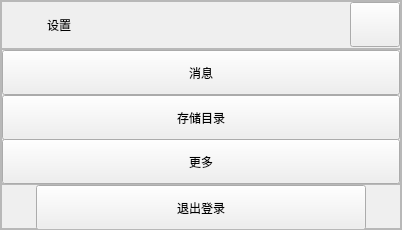
        <widget class="QFrame" name="settingBox">
         <property name="minimumSize">
          <size>
           <width>0</width>
           <height>0</height>
          </size>
         </property>
         <property name="maximumSize">
          <size>
           <width>0</width>
           <height>16777215</height>
          </size>
         </property>
         <property name="frameShape">
          <enum>QFrame::StyledPanel</enum>
         </property>
         <property name="frameShadow">
          <enum>QFrame::Raised</enum>
         </property>
         <layout class="QVBoxLayout" name="verticalLayout_22">
          <property name="spacing">
           <number>0</number>
          </property>
          <property name="leftMargin">
           <number>0</number>
          </property>
          <property name="topMargin">
           <number>0</number>
          </property>
          <property name="rightMargin">
           <number>0</number>
          </property>
          <property name="bottomMargin">
           <number>0</number>
          </property>
          <item>
           <widget class="QFrame" name="settingBar">
            <property name="minimumSize">
             <size>
              <width>400</width>
              <height>48</height>
             </size>
            </property>
            <property name="frameShape">
             <enum>QFrame::StyledPanel</enum>
            </property>
            <property name="frameShadow">
             <enum>QFrame::Raised</enum>
            </property>
            <layout class="QHBoxLayout" name="horizontalLayout_14">
             <property name="spacing">
              <number>0</number>
             </property>
             <property name="leftMargin">
              <number>0</number>
             </property>
             <property name="topMargin">
              <number>0</number>
             </property>
             <property name="rightMargin">
              <number>0</number>
             </property>
             <property name="bottomMargin">
              <number>0</number>
             </property>
             <item>
              <widget class="QLabel" name="setting_label_2">
               <property name="minimumSize">
                <size>
                 <width>45</width>
                 <height>45</height>
                </size>
               </property>
               <property name="maximumSize">
                <size>
                 <width>45</width>
                 <height>16777215</height>
                </size>
               </property>
               <property name="text">
                <string/>
               </property>
              </widget>
             </item>
             <item>
              <widget class="QLabel" name="settingBar_label">
               <property name="minimumSize">
                <size>
                 <width>0</width>
                 <height>45</height>
                </size>
               </property>
               <property name="text">
                <string>设置</string>
               </property>
              </widget>
             </item>
             <item>
              <widget class="QPushButton" name="btn_setting_return">
               <property name="minimumSize">
                <size>
                 <width>50</width>
                 <height>45</height>
                </size>
               </property>
               <property name="maximumSize">
                <size>
                 <width>50</width>
                 <height>16777215</height>
                </size>
               </property>
               <property name="text">
                <string/>
               </property>
              </widget>
             </item>
            </layout>
           </widget>
          </item>
          <item>
           <widget class="QFrame" name="setting_header">
            <property name="maximumSize">
             <size>
              <width>16777215</width>
              <height>135</height>
             </size>
            </property>
            <property name="frameShape">
             <enum>QFrame::StyledPanel</enum>
            </property>
            <property name="frameShadow">
             <enum>QFrame::Raised</enum>
            </property>
            <layout class="QVBoxLayout" name="verticalLayout_5">
             <property name="spacing">
              <number>0</number>
             </property>
             <property name="leftMargin">
              <number>0</number>
             </property>
             <property name="topMargin">
              <number>0</number>
             </property>
             <property name="rightMargin">
              <number>0</number>
             </property>
             <property name="bottomMargin">
              <number>0</number>
             </property>
             <item>
              <widget class="QPushButton" name="btn_message">
               <property name="minimumSize">
                <size>
                 <width>0</width>
                 <height>45</height>
                </size>
               </property>
               <property name="text">
                <string>消息</string>
               </property>
              </widget>
             </item>
             <item>
              <widget class="QPushButton" name="btn_file">
               <property name="minimumSize">
                <size>
                 <width>0</width>
                 <height>45</height>
                </size>
               </property>
               <property name="text">
                <string>存储目录</string>
               </property>
              </widget>
             </item>
             <item>
              <widget class="QPushButton" name="btn_more">
               <property name="minimumSize">
                <size>
                 <width>0</width>
                 <height>45</height>
                </size>
               </property>
               <property name="text">
                <string>更多</string>
               </property>
              </widget>
             </item>
            </layout>
           </widget>
          </item>
          <item>
           <widget class="QFrame" name="setting_body">
            <property name="sizePolicy">
             <sizepolicy hsizetype="Expanding" vsizetype="Expanding">
              <horstretch>0</horstretch>
              <verstretch>0</verstretch>
             </sizepolicy>
            </property>
            <property name="frameShape">
             <enum>QFrame::StyledPanel</enum>
            </property>
            <property name="frameShadow">
             <enum>QFrame::Raised</enum>
            </property>
            <widget class="QTextEdit" name="about_box">
             <property name="geometry">
              <rect>
               <x>10</x>
               <y>0</y>
               <width>380</width>
               <height>580</height>
              </rect>
             </property>
             <property name="minimumSize">
              <size>
               <width>380</width>
               <height>580</height>
              </size>
             </property>
             <property name="maximumSize">
              <size>
               <width>339</width>
               <height>16777215</height>
              </size>
             </property>
             <property name="readOnly">
              <bool>true</bool>
             </property>
             <property name="markdown">
              <string>**About PyGibird**

       PyGibird GUI is very much based on the open source project of Mr.
Wanderson M. Pimenta, and if you have seen his work, you will definitely find
the style very similar. If you are a beginner like me, his work must be very
helpful to you. Here is the link to his project: 

https://github.com/Wanderson-Magalhaes/Modern_GUI_PyDracula_PySide6_or_PyQt6.

       During the experience you may find that some of the interfaces are not
available, either because of time limit or because they involve the processing
of some data for my thesis. I'm sorry for any trouble caused by this, and since
the author is not a computer science major, please understand the code style.

**Convert UI**

pyside6-uic name.ui &gt; ui_name.py

**Convert QRC**

pyside6-rcc name.qrc -o name_rc.py

</string>
             </property>
             <property name="html">
              <string>&lt;!DOCTYPE HTML PUBLIC &quot;-//W3C//DTD HTML 4.0//EN&quot; &quot;http://www.w3.org/TR/REC-html40/strict.dtd&quot;&gt;
&lt;html&gt;&lt;head&gt;&lt;meta name=&quot;qrichtext&quot; content=&quot;1&quot; /&gt;&lt;meta charset=&quot;utf-8&quot; /&gt;&lt;style type=&quot;text/css&quot;&gt;
p, li { white-space: pre-wrap; }
&lt;/style&gt;&lt;/head&gt;&lt;body style=&quot; font-family:'Microsoft YaHei UI'; font-size:9pt; font-weight:400; font-style:normal;&quot;&gt;
&lt;p align=&quot;center&quot; style=&quot;-qt-paragraph-type:empty; margin-top:6px; margin-bottom:6px; margin-left:0px; margin-right:0px; -qt-block-indent:0; text-indent:0px;&quot;&gt;&lt;br /&gt;&lt;/p&gt;
&lt;p align=&quot;center&quot; style=&quot; margin-top:6px; margin-bottom:6px; margin-left:0px; margin-right:0px; -qt-block-indent:0; text-indent:0px;&quot;&gt;&lt;span style=&quot; font-size:12pt; font-weight:700; color:#ff79c6;&quot;&gt;About PyGibird&lt;/span&gt;&lt;/p&gt;
&lt;p style=&quot; margin-top:6px; margin-bottom:6px; margin-left:0px; margin-right:0px; -qt-block-indent:0; text-indent:0px;&quot;&gt;&lt;span style=&quot; font-size:10pt; color:#000000;&quot;&gt;      &lt;/span&gt;&lt;span style=&quot; font-size:10pt; color:#ffffff;&quot;&gt; PyGibird GUI is very much based on the open source project of Mr. Wanderson M. Pimenta, and if you have seen his work, you will definitely find the style very similar. If you are a beginner like me, his work must be very helpful to you. Here is the link to his project: &lt;/span&gt;&lt;/p&gt;
&lt;p align=&quot;center&quot; style=&quot; margin-top:6px; margin-bottom:6px; margin-left:0px; margin-right:0px; -qt-block-indent:0; text-indent:0px;&quot;&gt;&lt;span style=&quot; font-size:10pt; color:#ffffff;&quot;&gt;https://github.com/Wanderson-Magalhaes/Modern_GUI_PyDracula_PySide6_or_PyQt6.&lt;/span&gt;&lt;/p&gt;
&lt;p style=&quot; margin-top:0px; margin-bottom:0px; margin-left:0px; margin-right:0px; -qt-block-indent:0; text-indent:0px;&quot;&gt;&lt;span style=&quot; font-size:10pt; color:#ffffff;&quot;&gt;       During the experience you may find that some of the interfaces are not available, either because of time limit or because they involve the processing of some data for my thesis. I'm sorry for any trouble caused by this, and since the author is not a computer science major, please understand the code style.&lt;/span&gt;&lt;/p&gt;
&lt;p align=&quot;center&quot; style=&quot;-qt-paragraph-type:empty; margin-top:6px; margin-bottom:6px; margin-left:0px; margin-right:0px; -qt-block-indent:0; text-indent:0px;&quot;&gt;&lt;br /&gt;&lt;/p&gt;
&lt;p align=&quot;center&quot; style=&quot; margin-top:6px; margin-bottom:6px; margin-left:0px; margin-right:0px; -qt-block-indent:0; text-indent:0px;&quot;&gt;&lt;span style=&quot; font-size:12pt; font-weight:700; color:#ff79c6;&quot;&gt;Convert UI&lt;/span&gt;&lt;/p&gt;
&lt;p align=&quot;center&quot; style=&quot; margin-top:6px; margin-bottom:6px; margin-left:0px; margin-right:0px; -qt-block-indent:0; text-indent:0px;&quot;&gt;&lt;span style=&quot; font-size:10pt; color:#ffffff;&quot;&gt;pyside6-uic name.ui &amp;gt; ui_name.py&lt;/span&gt;&lt;/p&gt;
&lt;p align=&quot;center&quot; style=&quot;-qt-paragraph-type:empty; margin-top:6px; margin-bottom:6px; margin-left:0px; margin-right:0px; -qt-block-indent:0; text-indent:0px; font-size:10pt; font-weight:700; color:#ff79c6;&quot;&gt;&lt;br /&gt;&lt;/p&gt;
&lt;p align=&quot;center&quot; style=&quot; margin-top:6px; margin-bottom:6px; margin-left:0px; margin-right:0px; -qt-block-indent:0; text-indent:0px;&quot;&gt;&lt;span style=&quot; font-size:12pt; font-weight:700; color:#ff79c6;&quot;&gt;Convert QRC&lt;/span&gt;&lt;/p&gt;
&lt;p align=&quot;center&quot; style=&quot; margin-top:6px; margin-bottom:6px; margin-left:0px; margin-right:0px; -qt-block-indent:0; text-indent:0px;&quot;&gt;&lt;span style=&quot; font-size:10pt; color:#ffffff;&quot;&gt;pyside6-rcc name.qrc -o name_rc.py&lt;/span&gt;&lt;/p&gt;
&lt;p align=&quot;center&quot; style=&quot;-qt-paragraph-type:empty; margin-top:6px; margin-bottom:6px; margin-left:0px; margin-right:0px; -qt-block-indent:0; text-indent:0px; font-family:'Segoe UI'; font-size:10pt; color:#ff55ff;&quot;&gt;&lt;br /&gt;&lt;/p&gt;&lt;/body&gt;&lt;/html&gt;</string>
             </property>
            </widget>
           </widget>
          </item>
          <item>
           <widget class="QFrame" name="setting_footer">
            <property name="maximumSize">
             <size>
              <width>16777215</width>
              <height>45</height>
             </size>
            </property>
            <property name="frameShape">
             <enum>QFrame::StyledPanel</enum>
            </property>
            <property name="frameShadow">
             <enum>QFrame::Raised</enum>
            </property>
            <layout class="QHBoxLayout" name="horizontalLayout_13">
             <property name="spacing">
              <number>0</number>
             </property>
             <property name="leftMargin">
              <number>0</number>
             </property>
             <property name="topMargin">
              <number>0</number>
             </property>
             <property name="rightMargin">
              <number>0</number>
             </property>
             <property name="bottomMargin">
              <number>0</number>
             </property>
             <item>
              <widget class="QPushButton" name="btn_logout">
               <property name="minimumSize">
                <size>
                 <width>0</width>
                 <height>45</height>
                </size>
               </property>
               <property name="maximumSize">
                <size>
                 <width>330</width>
                 <height>16777215</height>
                </size>
               </property>
               <property name="text">
                <string>退出登录</string>
               </property>
              </widget>
             </item>
            </layout>
           </widget>
          </item>
         </layout>
        </widget>
